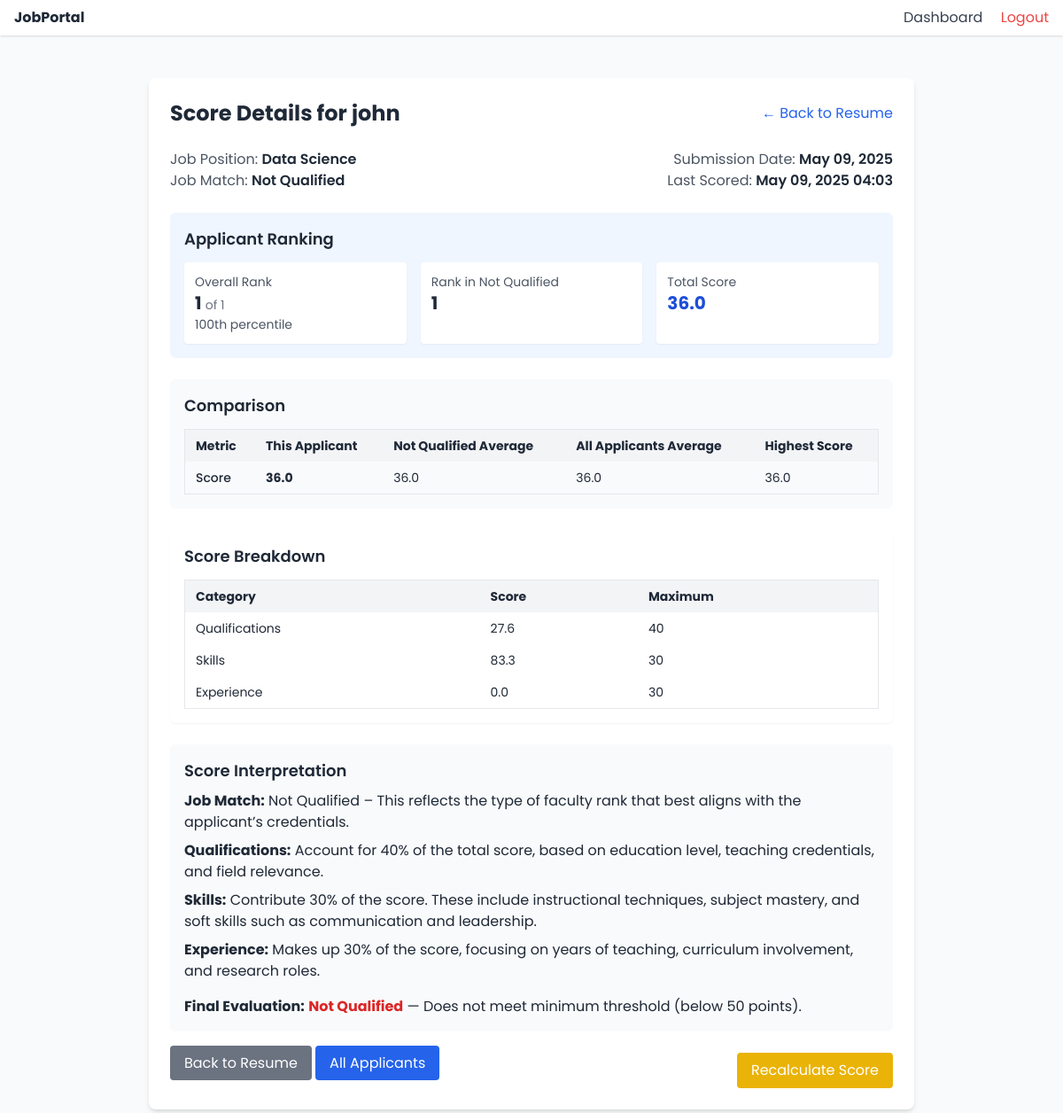
/employer/application/1/score/ (signed in), run on the app's committed database.
### jobs/models.py (models this page shows, shortened)
class ResumeApplication(models.Model):
    job = models.ForeignKey(Job, on_delete=models.CASCADE, related_name='applications')
    name = models.CharField(max_length=100)
    email = models.EmailField()
    phone = models.CharField(max_length=20)
    location = models.CharField(max_length=100)
    title = models.CharField(max_length=100)
    qualifications = models.TextField()
    experience = models.TextField()
    objective = models.TextField(blank=True, null=True)
    skills = models.JSONField(default=list, blank=True)
    experiences = models.JSONField(default=list, blank=True)
    education = models.JSONField(default=list, blank=True)
    submitted_at = models.DateTimeField(default=timezone.now)
    training_hours = models.IntegerField(default=0)  # Added training_hours field
    eligibility = models.TextField(blank=True, default='')  # Also adding eligibility which appears to be used in scoring.py

class Job(models.Model):
    title = models.CharField(max_length=255)
    description = models.TextField()
    company_name = models.CharField(max_length=255)
    location = models.CharField(max_length=255)
    posted_date = models.DateTimeField(auto_now_add=True)
    posted_by = models.ForeignKey(User, on_delete=models.CASCADE)
    qualifications_required = models.TextField(blank=True)
    skills_required = models.TextField(blank=True)
    experience_required = models.TextField(blank=True)

class ResumeScore(models.Model):
    resume = models.OneToOneField(ResumeApplication, on_delete=models.CASCADE, related_name='score')
    job_match = models.CharField(max_length=100)
    qualifications_score = models.FloatField(default=0.0)
    skills_score = models.FloatField(default=0.0)
    experience_score = models.FloatField(default=0.0)
    final_score = models.FloatField(default=0.0)
    computed_at = models.DateTimeField(auto_now_add=True)

### jobs/views.py (the view, shortened to what this page needs)
# urls.py: path('employer/application/<int:application_id>/score/', views.view_score_details, name='view_score_details'),
def view_score_details(request, application_id):
    application = get_object_or_404(ResumeApplication, id=application_id)
    if request.user.profile.role != 'employer' or application.job.posted_by != request.user:
        messages.error(request, "You don't have permission to view this score.")
        return redirect('seeker_dashboard')
    job = application.job
    job_apps = ResumeApplication.objects.filter(job=job).select_related('score')
    valid_apps = [a for a in job_apps if hasattr(a, 'score') and a.score]
    stats = {
        'total_applicants': len(valid_apps),
        'avg_score': 0,
        'avg_level_score': 0,
        'highest_score': 0,
        'highest_level_score': 0,
        'rank_overall': 1,
        'rank_in_level': 1,
        'percentile': 100
    }
    if valid_apps:
        scores = [a.score.final_score for a in valid_apps]
        stats['avg_score'] = sum(scores) / len(scores)
        stats['highest_score'] = max(scores)
        level = application.score.job_match
        same_level = [a.score.final_score for a in valid_apps if a.score.job_match == level]
        stats['avg_level_score'] = sum(same_level) / len(same_level) if same_level else 0
        stats['highest_level_score'] = max(same_level) if same_level else 0
        stats['rank_overall'] = sorted(scores, reverse=True).index(application.score.final_score) + 1
        stats['rank_in_level'] = sorted(same_level, reverse=True).index(application.score.final_score) + 1 if same_level else 1
        stats['percentile'] = round(100 * (1 - ((stats['rank_overall'] - 1) / len(valid_apps))))
    return render(request, 'score_detail.html', {
        'application': application,
        'job': job,
        'stats': stats
    })

### jobs/templates/score_detail.html (shortened to what this page needs)
{% extends "base.html" %}
{% block content %}
<div class="container mx-auto max-w-4xl px-4 py-8">
    <div class="bg-white shadow-md rounded-lg p-6">
        {% if application.score %}
        <div class="flex justify-between items-center mb-6">
            <h1 class="text-2xl font-bold">Score Details for {{ application.name }}</h1>
            <a href="{% url 'view_application' application_id=application.id %}" class="text-blue-600 hover:underline">&larr; Back to Resume</a>
        </div>
        <div class="grid grid-cols-1 md:grid-cols-2 gap-4 mb-6">
            <div>
                <p><span class="text-gray-600">Job Position:</span>
                <span class="font-semibold">{{ application.job.title }}</span></p>
                <p><span class="text-gray-600">Job Match:</span>
                <span class="font-semibold">{{ application.score.job_match }}</span></p>
            </div>
            <div class="text-right">
                <p><span class="text-gray-600">Submission Date:</span>
                <span class="font-semibold">{{ application.submitted_at|date:"F d, Y" }}</span></p>
                <p><span class="text-gray-600">Last Scored:</span>
                <span class="font-semibold">{{ application.score.computed_at|date:"F d, Y H:i" }}</span></p>
            </div>
        </div>
        <div class="mb-6 p-4 bg-blue-50 rounded-md">
            <h3 class="text-lg font-semibold mb-3">Applicant Ranking</h3>
            <div class="grid grid-cols-1 md:grid-cols-3 gap-4">
                <div class="bg-white p-3 rounded shadow-sm">
                    <p class="text-sm text-gray-600">Overall Rank</p>
                    <p class="text-xl font-bold">{{ stats.rank_overall }} <span class="text-sm font-normal text-gray-500">of {{ stats.total_applicants }}</span></p>
                    {% if stats.percentile %}
                    <p class="text-sm text-gray-600">{{ stats.percentile }}th percentile</p>
                    {% endif %}
                </div>
                <div class="bg-white p-3 rounded shadow-sm">
                    <p class="text-sm text-gray-600">Rank in {{ application.score.job_match }}</p>
                    <p class="text-xl font-bold">{{ stats.rank_in_level }}</p>
                </div>
                <div class="bg-white p-3 rounded shadow-sm">
                    <p class="text-sm text-gray-600">Total Score</p>
                    <p class="text-xl font-bold text-blue-700">{{ application.score.final_score|floatformat:1 }}</p>
                </div>
            </div>
        </div>
        <div class="mb-6 p-4 bg-gray-50 rounded-md">
            <h3 class="text-lg font-semibold mb-3">Comparison</h3>
            <div class="overflow-x-auto">
                <table class="min-w-full border text-sm rounded">
                    <thead class="bg-gray-100">
                        <tr>
                            <th class="px-3 py-2 text-left">Metric</th>
                            <th class="px-3 py-2 text-left">This Applicant</th>
                            <th class="px-3 py-2 text-left">{{ application.score.job_match }} Average</th>
                            <th class="px-3 py-2 text-left">All Applicants Average</th>
                            <th class="px-3 py-2 text-left">Highest Score</th>
                        </tr>
                    </thead>
                    <tbody>
                        <tr>
                            <td class="px-3 py-2 font-medium">Score</td>
                            <td class="px-3 py-2 font-bold {% if application.score.final_score > stats.avg_score %}text-green-600{% endif %}">{{ application.score.final_score|floatformat:1 }}</td>
                            <td class="px-3 py-2">{{ stats.avg_level_score|floatformat:1 }}</td>
                            <td class="px-3 py-2">{{ stats.avg_score|floatformat:1 }}</td>
                            <td class="px-3 py-2">{{ stats.highest_score|floatformat:1 }}</td>
                        </tr>
                    </tbody>
                </table>
            </div>
        </div>
        {% include "partials/score_breakdown_table.html" %}
        <div class="mt-6 p-4 bg-gray-50 rounded-md">
            <h3 class="text-lg font-semibold mb-2">Score Interpretation</h3>
            <p class="mb-2"><strong>Job Match:</strong> {{ application.score.job_match }} – This reflects the type of faculty rank that best aligns with the applicant’s credentials.</p>
            <p class="mb-2"><strong>Qualifications:</strong> Account for 40% of the total score, based on education level, teaching credentials, and field relevance.</p>
            <p class="mb-2"><strong>Skills:</strong> Contribute 30% of the score. These include instructional techniques, subject mastery, and soft skills such as communication and leadership.</p>
            <p class="mb-2"><strong>Experience:</strong> Makes up 30% of the score, focusing on years of teaching, curriculum involvement, and research roles.</p>
            <p class="mt-4"><strong>Final Evaluation:</strong>
                {% with score=application.score.final_score %}
                    {% if score >= 85 %}
                        <span class="text-green-700 font-bold">Highly Qualified</span> — Excellent alignment with job requirements (85–100 points).
                    {% elif score >= 70 %}
                        <span class="text-blue-600 font-bold">Qualified</span> — Recommended with strong credentials (70–84 points).
                    {% elif score >= 50 %}
                        <span class="text-yellow-600 font-bold">Moderately Qualified</span> — May require further training or development (50–69 points).
                    {% else %}
                        <span class="text-red-600 font-bold">Not Qualified</span> — Does not meet minimum threshold (below 50 points).
                    {% endif %}
                {% endwith %}
            </p>
        </div>
        <div class="mt-6 flex justify-between">
            <div>
                <a href="{% url 'view_application' application_id=application.id %}" class="bg-gray-500 hover:bg-gray-600 text-white py-2 px-4 rounded">Back to Resume</a>
                <a href="{% url 'view_applicants' job_id=application.job.id %}" class="bg-blue-600 hover:bg-blue-700 text-white py-2 px-4 rounded">All Applicants</a>
            </div>
            <a href="?action=rescore" class="bg-yellow-500 hover:bg-yellow-600 text-white py-2 px-4 rounded">Recalculate Score</a>
        </div>
        {% else %}
        <div class="p-4 bg-yellow-100 text-yellow-800 rounded-md">
            <p>Score has not been calculated for this application.</p>
        </div>
        {% endif %}
    </div>
</div>
{% endblock %}

### jobs/templates/partials/score_breakdown_table.html
<div class="mt-6 p-4 bg-white rounded-md shadow-sm">
    <h3 class="text-lg font-semibold mb-3">Score Breakdown</h3>
    <table class="min-w-full border text-sm rounded">
        <thead class="bg-gray-100">
            <tr>
                <th class="px-3 py-2 text-left">Category</th>
                <th class="px-3 py-2 text-left">Score</th>
                <th class="px-3 py-2 text-left">Maximum</th>
            </tr>
        </thead>
        <tbody>
            <tr>
                <td class="px-3 py-2">Qualifications</td>
                <td class="px-3 py-2">{{ application.score.qualifications_score|floatformat:1 }}</td>
                <td class="px-3 py-2">40</td>
            </tr>
            <tr>
                <td class="px-3 py-2">Skills</td>
                <td class="px-3 py-2">{{ application.score.skills_score|floatformat:1 }}</td>
                <td class="px-3 py-2">30</td>
            </tr>
            <tr>
                <td class="px-3 py-2">Experience</td>
                <td class="px-3 py-2">{{ application.score.experience_score|floatformat:1 }}</td>
                <td class="px-3 py-2">30</td>
            </tr>
        </tbody>
    </table>
</div>

### data on the page
ResumeApplication: name "john", job "Data Science", score.job_match "Not Qualified", submitted_at "May 09, 2025", score.computed_at "May 09, 2025 04:03", score.final_score "36.0", score.qualifications_score "27.6", score.skills_score "83.3", score.experience_score "0.0"
ResumeScore: highest_score "36.0"

### other printed values
{{ stats.rank_overall }} "1"
{{ stats.total_applicants }} "1"
{{ stats.percentile }} "100"
{{ stats.rank_in_level }} "1"
{{ stats.avg_level_score|floatformat:1 }} "36.0"
{{ stats.avg_score|floatformat:1 }} "36.0"
